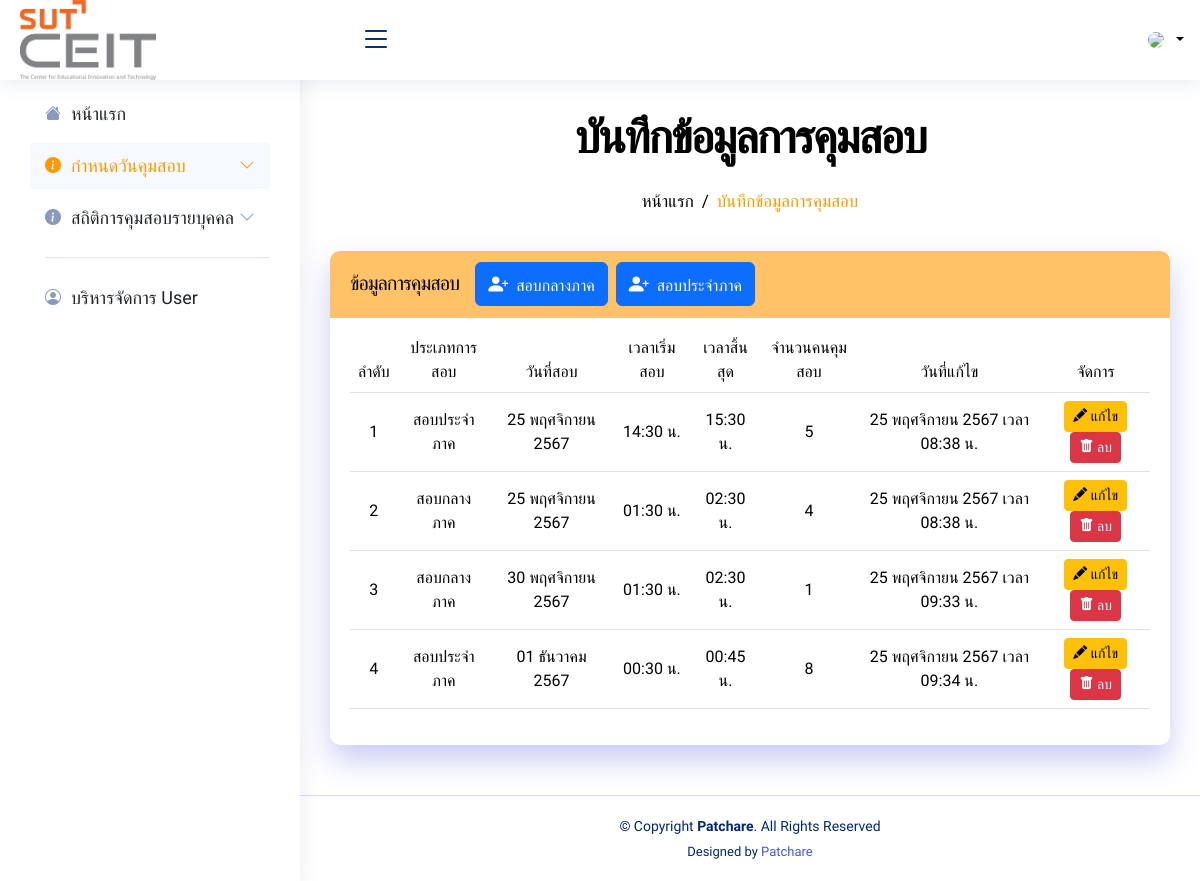
/admin/examSchedule.php, run on the app's committed database.
### tables this page shows
CREATE TABLE `exam_schedule` (
  `exam_id` int(11) NOT NULL,
  `exam_date` date NOT NULL,
  `exam_start_times` time NOT NULL,
  `exam_end_times` time NOT NULL,
  `num_proctors` int(11) NOT NULL,
  `created_at` timestamp NOT NULL DEFAULT current_timestamp(),
  `updated_at` timestamp NOT NULL DEFAULT current_timestamp() ON UPDATE current_timestamp(),
  `exam_type_id` int(11) NOT NULL
);

CREATE TABLE `exam_types` (
  `exam_type_id` int(11) NOT NULL,
  `exam_types_name` varchar(255) NOT NULL
);

### admin/examSchedule.php (the view, shortened to what this page needs)
<!DOCTYPE html>
<html lang="en">
<head>
    <link href="../assets/vendor/bootstrap/css/bootstrap.min.css" rel="stylesheet">
    <link href="../assets/vendor/bootstrap-icons/bootstrap-icons.css" rel="stylesheet">
    <link href="../assets/vendor/boxicons/css/boxicons.min.css" rel="stylesheet">
    <link href="../assets/vendor/quill/quill.snow.css" rel="stylesheet">
    <link href="../assets/vendor/quill/quill.bubble.css" rel="stylesheet">
    <link href="../assets/vendor/remixicon/remixicon.css" rel="stylesheet">
    <link href="../assets/vendor/simple-datatables/style.css" rel="stylesheet">
    <link href="https://cdn.jsdelivr.net/npm/fullcalendar@6.1.8/index.global.min.css" rel="stylesheet">
    <link href="../assets/css/style.css" rel="stylesheet">
    <link href="https://cdn.jsdelivr.net/npm/summernote@0.8.18/dist/summernote-lite.min.css" rel="stylesheet">
</head>
<body>
    <?php include("menu_admin.php") ?>
    <main id="main" class="main">
        <div class="pagetitle text-center">
            <h2>บันทึกข้อมูลการคุมสอบ</h2>
            <nav class="d-flex justify-content-center">
                <ol class="breadcrumb mt-3">
                    <li class="breadcrumb-item"><a href="index_admin.php">หน้าแรก</a></li>
                    <li class="breadcrumb-item active">บันทึกข้อมูลการคุมสอบ</li>
                </ol>
            </nav>
        </div>
        <section class="section">
            <div class="col-12">
                <div class="card">
                    <div class="card-site d-flex align-items-center">
                        <h5 class="card-title me-3">ข้อมูลการคุมสอบ</h5>
                        <a href="examMidterm.php">
                            <button class="btn btn-primary btn-round me-2">
                                <i class="card-icon bi bi-person-plus-fill me-1"></i>
                                สอบกลางภาค
                            </button>
                        </a>
                        <a href="examFinal.php">
                            <button class="btn btn-primary btn-round me-2">
                                <i class="card-icon bi bi-person-plus-fill me-1"></i>
                                สอบประจำภาค
                            </button>
                        </a>
                    </div>
                    <div class="card-body">
                        <div id="tableView" class="table-responsive">
                            <table class="table table-hover">
                                <thead>
                                    <tr>
                                        <th class="text-center">ลำดับ</th>
                                        <th class="text-center">ประเภทการสอบ</th>
                                        <th class="text-center">วันที่สอบ</th>
                                        <th class="text-center">เวลาเริ่มสอบ</th>
                                        <th class="text-center">เวลาสิ้นสุด</th>
                                        <th class="text-center">จำนวนคนคุมสอบ</th>
                                        <th class="text-center">วันที่แก้ไข</th>
                                        <th class="text-center">จัดการ</th>
                                    </tr>
                                </thead>
                                <tbody>
                                    <?php
                                    $sql = "SELECT es.*, et.exam_types_name
                                            FROM exam_schedule es
                                            LEFT JOIN exam_types et ON es.exam_type_id = et.exam_type_id
                                            ORDER BY es.updated_at ASC";
                                    $result = mysqli_query($conn, $sql);
                                    $numrow = mysqli_num_rows($result);
                                    function formatDateThai($date)
                                    {
                                        $thai_months = [
                                            1 => 'มกราคม',
                                            2 => 'กุมภาพันธ์',
                                            3 => 'มีนาคม',
                                            4 => 'เมษายน',
                                            5 => 'พฤษภาคม',
                                            6 => 'มิถุนายน',
                                            7 => 'กรกฎาคม',
                                            8 => 'สิงหาคม',
                                            9 => 'กันยายน',
                                            10 => 'ตุลาคม',
                                            11 => 'พฤศจิกายน',
                                            12 => 'ธันวาคม'
                                        ];
                                        $timestamp = strtotime($date);
                                        $day = date('d', $timestamp);
                                        $month = $thai_months[date('n', $timestamp)];
                                        $year = date('Y', $timestamp) + 543;
                                        return "$day $month $year";
                                    }
                                    function formatDateThaiTime($date)
                                    {
                                        $thai_months = [
                                            1 => 'มกราคม',
                                            2 => 'กุมภาพันธ์',
                                            3 => 'มีนาคม',
                                            4 => 'เมษายน',
                                            5 => 'พฤษภาคม',
                                            6 => 'มิถุนายน',
                                            7 => 'กรกฎาคม',
                                            8 => 'สิงหาคม',
                                            9 => 'กันยายน',
                                            10 => 'ตุลาคม',
                                            11 => 'พฤศจิกายน',
                                            12 => 'ธันวาคม'
                                        ];
                                        $timestamp = strtotime($date);
                                        $day = date('d', $timestamp);
                                        $month = $thai_months[date('n', $timestamp)];
                                        $year = date('Y', $timestamp) + 543;
                                        $time = date('H:i', $timestamp);
                                        return "$day $month $year เวลา $time น.";
                                    }
                                    if ($numrow > 0) {
                                        $i = 1;
                                        while ($row = mysqli_fetch_assoc($result)) { ?>
                                            <tr>
                                                <td class="text-center"><?php echo $i++; ?></td>
                                                <td class="text-center"><?php echo $row['exam_types_name']; ?></td>
                                                <td class="text-center"><?php echo formatDateThai($row['exam_date']); ?></td>
                                                <td class="text-center"><?php echo date('H:i', strtotime($row['exam_start_times'])) . ' น.'; ?></td>
                                                <td class="text-center"><?php echo date('H:i', strtotime($row['exam_end_times'])) . ' น.'; ?></td>
                                                <td class="text-center"><?php echo $row['num_proctors']; ?></td>
                                                <td class="text-center"><?php echo formatDateThaiTime($row['updated_at']); ?></td>
                                                <td class="text-center">
                                                    <?php
                                                    $editPage = ($row['exam_types_name'] == 'สอบกลางภาค') ? 'examEditMidterm.php' : 'examEditFinal.php';
                                                    ?>
                                                    <a href="<?php echo $editPage; ?>?id=<?php echo $row['exam_id']; ?>" class="btn btn-warning btn-sm">
                                                        <i class="bi bi-pencil-fill"></i> แก้ไข
                                                    </a>
                                                    <a href="javascript:void(0);" class="btn btn-danger btn-sm" onclick="confirmDelete('examDelete.php?id=<?php echo $row['exam_id']; ?>')">
                                                        <i class="bi bi-trash-fill"></i> ลบ
                                                    </a>
                                                </td>
                                            </tr>
                                        <?php }
                                    } else { ?>
                                        <tr>
                                            <td colspan="8" class="text-center">ไม่มีข้อมูลการคุมสอบ</td>
                                        </tr>
                                    <?php }
                                    ?>
                                </tbody>
                            </table>
                        </div>
                    </div>
                </div>
            </div>
        </section>
    </main>
    <?php include("footer_admin.php") ?>
</body>
</html>

### assets/css/style.css (style rules this page uses)
:root { --white-color: #ffffff; --primary-color: #FF9900; --secondary-color: #000000; --default-color: #212529; --section-bg-color: #f0f8ff; --site-footer-bg-color: #ffffff; --dark-color: #000000; --body-font-family: 'Mitr', sans-serif; --h1-font-size: 52px; --h2-font-size: 46px; --h3-font-size: 32px; --h4-font-size: 28px; --h5-font-size: 24px; --h6-font-size: 22px; --p-font-size: 16px; --btn-font-size: 18px; --copyright-font-size: 14px; --border-radius-large: 100px; --border-radius-medium: 20px; --border-radius-small: 10px; --font-weight-light: 300; --font-weight-normal: 400; --font-weight-semibold: 600; --font-weight-bold: 700; }
body { background-color: var(--white-color); font-family: var(--body-font-family); }
h2, h3, h4, h5, h6 { color: var(--dark-color); }
h1, h2, h3, h4, h5, h6 { font-weight: var(--font-weight-semibold); letter-spacing: -1px; }
h2 { color: var(--secondary-color); font-size: var(--h2-font-size); letter-spacing: -2px; }
h5 { color: var(--seconary-color); font-size: var(--h5-font-size); }
a { color: #4154f1; text-decoration: none; }
a, button { touch-action: manipulation; transition: all 0.3s; }
#main { margin-top: 90px; padding: 20px 30px; transition: all 0.3s; }
.pagetitle { text-align: center; padding-bottom: 20px; position: relative; }
.table-responsive { margin-top: 10px; overflow-x: auto; -webkit-overflow-scrolling: touch; transition: 0.3s; }
.table>thead>tr>th { font-weight: 400; }
.table>tbody { vertical-align: middle; }
.card { margin-bottom: 30px; border: none; border-radius: 10px; box-shadow: 0px 15px 30px rgba(77, 87, 222, 0.3); }
.card-site { background: color-mix(in srgb, var(--primary-color), transparent 40%); color: white; border-radius: 10px 10px 0 0; padding: 0 1.25rem ; }
.card-icon { color: #fff; font-size: 20px; }
.card-title { padding: 20px 0 15px 0; font-size: 20px; font-weight: 500; color: #000000; font-family: "Mitr", sans-serif; }
.card-body { padding: 0 20px 20px 20px; }
.breadcrumb { font-size: 17px; font-family: "Mitr", sans-serif; color: var(--dark-color); font-weight: 400; }
.breadcrumb a { color: var(--dark-color); transition: 0.3s; }
.breadcrumb .breadcrumb-item::before { color: var(--dark-color); }
.breadcrumb .breadcrumb-item.active { color: var(--primary-color); }
@media (min-width: 1200px) { #main, #footer { margin-left: 300px; } }

### data on the page
exam_schedule: exam_type.exam_types_name "สอบประจำภาค", exam_date "25 พฤศจิกายน 2567", exam_start_times "14:30", exam_end_times "15:30", num_proctors "5", updated_at "25 พฤศจิกายน 2567 เวลา 08:38 น."
exam_schedule: exam_type.exam_types_name "สอบกลางภาค", exam_date "25 พฤศจิกายน 2567", exam_start_times "01:30", exam_end_times "02:30", num_proctors "4", updated_at "25 พฤศจิกายน 2567 เวลา 08:38 น."
exam_schedule: exam_type.exam_types_name "สอบกลางภาค", exam_date "30 พฤศจิกายน 2567", exam_start_times "01:30", exam_end_times "02:30", num_proctors "1", updated_at "25 พฤศจิกายน 2567 เวลา 09:33 น."
exam_schedule: exam_type.exam_types_name "สอบประจำภาค", exam_date "01 ธันวาคม 2567", exam_start_times "00:30", exam_end_times "00:45", num_proctors "8", updated_at "25 พฤศจิกายน 2567 เวลา 09:34 น."
